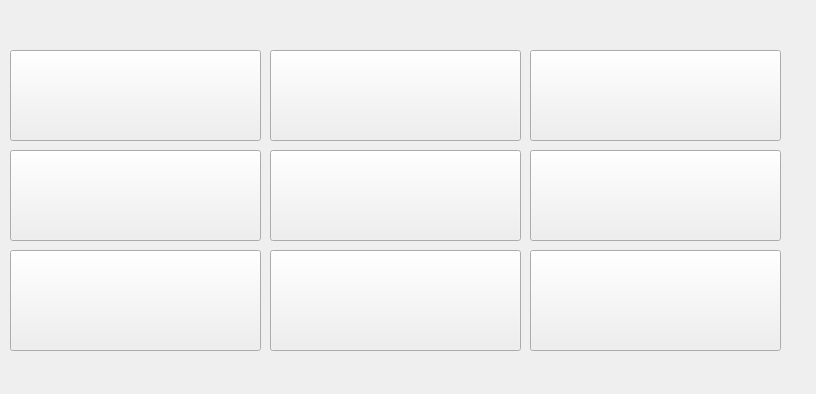
<?xml version="1.0" encoding="UTF-8"?>
<ui version="4.0">
 <class>MainWindow</class>
 <widget class="QMainWindow" name="MainWindow">
  <property name="geometry">
   <rect>
    <x>0</x>
    <y>0</y>
    <width>816</width>
    <height>394</height>
   </rect>
  </property>
  <property name="windowTitle">
   <string>MainWindow</string>
  </property>
  <widget class="QWidget" name="centralwidget">
   <widget class="QPushButton" name="pushButton">
    <property name="geometry">
     <rect>
      <x>10</x>
      <y>50</y>
      <width>251</width>
      <height>91</height>
     </rect>
    </property>
    <property name="text">
     <string/>
    </property>
   </widget>
   <widget class="QPushButton" name="pushButton_2">
    <property name="geometry">
     <rect>
      <x>270</x>
      <y>50</y>
      <width>251</width>
      <height>91</height>
     </rect>
    </property>
    <property name="text">
     <string/>
    </property>
   </widget>
   <widget class="QPushButton" name="pushButton_3">
    <property name="geometry">
     <rect>
      <x>530</x>
      <y>50</y>
      <width>251</width>
      <height>91</height>
     </rect>
    </property>
    <property name="text">
     <string/>
    </property>
   </widget>
   <widget class="QPushButton" name="pushButton_4">
    <property name="geometry">
     <rect>
      <x>10</x>
      <y>150</y>
      <width>251</width>
      <height>91</height>
     </rect>
    </property>
    <property name="text">
     <string/>
    </property>
   </widget>
   <widget class="QPushButton" name="pushButton_5">
    <property name="geometry">
     <rect>
      <x>270</x>
      <y>150</y>
      <width>251</width>
      <height>91</height>
     </rect>
    </property>
    <property name="text">
     <string/>
    </property>
   </widget>
   <widget class="QPushButton" name="pushButton_6">
    <property name="geometry">
     <rect>
      <x>530</x>
      <y>150</y>
      <width>251</width>
      <height>91</height>
     </rect>
    </property>
    <property name="font">
     <font>
      <pointsize>36</pointsize>
     </font>
    </property>
    <property name="text">
     <string/>
    </property>
   </widget>
   <widget class="QPushButton" name="pushButton_7">
    <property name="geometry">
     <rect>
      <x>10</x>
      <y>250</y>
      <width>251</width>
      <height>101</height>
     </rect>
    </property>
    <property name="font">
     <font>
      <pointsize>36</pointsize>
     </font>
    </property>
    <property name="text">
     <string/>
    </property>
   </widget>
   <widget class="QPushButton" name="pushButton_8">
    <property name="geometry">
     <rect>
      <x>270</x>
      <y>250</y>
      <width>251</width>
      <height>101</height>
     </rect>
    </property>
    <property name="font">
     <font>
      <pointsize>36</pointsize>
     </font>
    </property>
    <property name="text">
     <string/>
    </property>
   </widget>
   <widget class="QPushButton" name="pushButton_9">
    <property name="geometry">
     <rect>
      <x>530</x>
      <y>250</y>
      <width>251</width>
      <height>101</height>
     </rect>
    </property>
    <property name="font">
     <font>
      <pointsize>36</pointsize>
     </font>
    </property>
    <property name="text">
     <string/>
    </property>
   </widget>
  </widget>
 </widget>
 <resources/>
 <connections/>
</ui>
